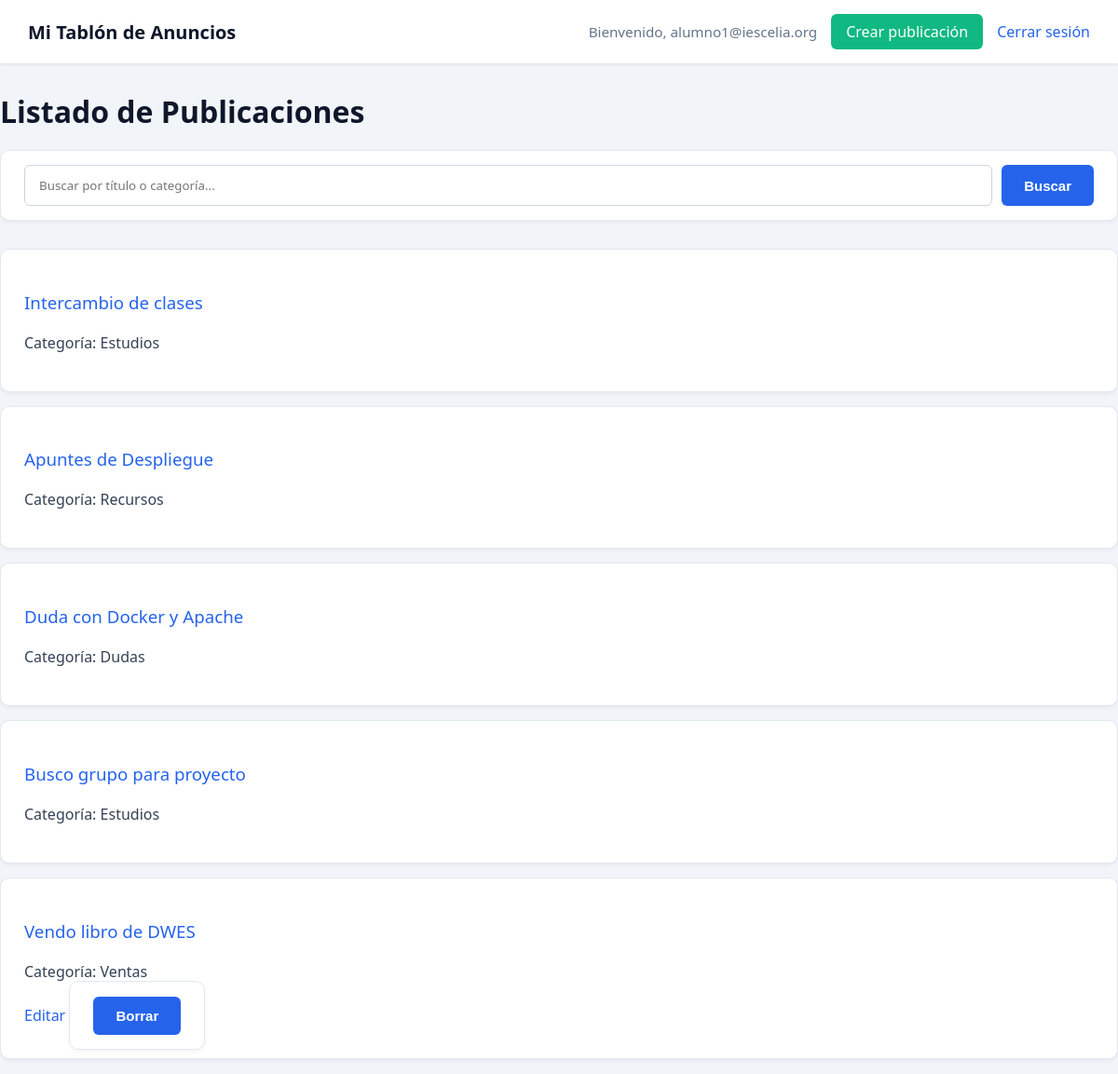
The page / (signed in) on the database its author committed.
### tables this page shows
CREATE TABLE posts (
    id INT AUTO_INCREMENT PRIMARY KEY,
    user_id INT NOT NULL,
    title VARCHAR(150) NOT NULL,
    body TEXT NOT NULL,
    category VARCHAR(50) NOT NULL,
    created_at TIMESTAMP DEFAULT CURRENT_TIMESTAMP,
    FOREIGN KEY (user_id) REFERENCES users(id) ON DELETE CASCADE
);

### src/Controllers/PostController.php (called while the page is built, shortened)
<?php
class PostController
{
    public function index(): void
    {
        $keyword = $_GET['keyword'] ?? '';
        $postModel = new Post($this->db, 'posts');
        if ($keyword !== '') {
            $posts = $postModel->search($keyword);
        } else {
            $posts = $postModel->getAll();
        }
        require __DIR__ . '/../Views/posts.php';
    }
}

### src/Core/Database.php (called while the page is built, shortened)
<?php
class Database
{
	private static ?PDO $connection = null;
	public function __construct()
	{
		if (self::$connection === null) {
			$config = require dirname(__DIR__, 2) . '/config.php';
			$database = $config['db'];
			self::$connection = new PDO(
				"mysql:host={$database['host']};dbname={$database['dbname']};charset={$database['charset']}",
				$database['user'],
				$database['pass'],
				[
					PDO::ATTR_ERRMODE => PDO::ERRMODE_EXCEPTION,
					PDO::ATTR_DEFAULT_FETCH_MODE => PDO::FETCH_ASSOC,
				]
			);
		}
	}
	public function query(string $sql, array $params = []): PDOStatement
	{
		$statement = self::$connection->prepare($sql);
		$statement->execute($params);
		return $statement;
	}
	public function fetchAll(string $sql, array $params = []): ?array
	{
		$rows = $this->query($sql, $params)->fetchAll(PDO::FETCH_ASSOC);
		return $rows === [] ? null : $rows;
	}
}

### src/Models/BaseModel.php (called while the page is built, shortened)
<?php
abstract class BaseModel
{
	public function getAll(): ?array
	{
		return $this->db->fetchAll("SELECT * FROM $this->nombreTabla ORDER BY id DESC");
	}
}

### src/Views/posts.php (the view, shortened to what this page needs)
<?php require __DIR__ . '/header.php'; ?>
<h1>Listado de Publicaciones</h1>
<form method="GET" action="/">
    <input type="text" name="keyword" placeholder="Buscar por título o categoría..."
           value="<?php echo isset($_GET['keyword']) ? htmlspecialchars($_GET['keyword'], ENT_QUOTES, 'UTF-8') : ''; ?>">
    <button type="submit">Buscar</button>
</form>
<?php if (empty($posts)): ?>
    <p>No se encontraron publicaciones.</p>
<?php else: ?>
    <ul>
        <?php foreach ($posts as $post): ?>
            <li>
                <h3>
                    <a href="/show?id=<?php echo $post['id']; ?>">
                        <?php echo htmlspecialchars($post['title'], ENT_QUOTES, 'UTF-8'); ?>
                    </a>
                </h3>
                <p>Categoría: <?php echo htmlspecialchars($post['category'], ENT_QUOTES, 'UTF-8'); ?></p>
                <?php if (isset($_SESSION['user_id']) && $_SESSION['user_id'] === $post['user_id']): ?>
                    <a href="/edit?id=<?php echo $post['id']; ?>">Editar</a>
                    <form method="POST" action="/destroy" style="display:inline;">
                        <button type="submit" onclick="return confirm('¿Seguro que deseas eliminar esta publicación?');">Borrar</button>
                    </form>
                <?php endif; ?>
            </li>
        <?php endforeach; ?>
    </ul>
<?php endif; ?>

### src/Views/header.php (style rules this page uses)
body { font-family: system-ui, -apple-system, 'Segoe UI', Roboto, sans-serif; margin: 0; padding: 0; background-color: #f1f5f9; color: #334155; }
h1, h2, h3 { color: #0f172a; margin-bottom: 20px; }
a { text-decoration: none; color: #2563eb; font-weight: 500; transition: color 0.2s ease; }
ul { list-style: none; padding: 0; display: flex; flex-direction: column; gap: 15px; }
li { background: #ffffff; padding: 25px; border-radius: 10px; box-shadow: 0 2px 4px rgba(0,0,0,0.05); border: 1px solid #e2e8f0; transition: transform 0.2s ease, box-shadow 0.2s ease; }
form { background: #ffffff; padding: 25px; border-radius: 10px; border: 1px solid #e2e8f0; box-shadow: 0 2px 4px rgba(0,0,0,0.05); margin-bottom: 30px; }
form[action="/"] { display: flex; gap: 10px; padding: 15px 25px; }
form[action="/"] input { margin: 0; flex: 1; }
form[action="/"] button { margin: 0; white-space: nowrap; }
input, textarea { width: 100%; padding: 12px 15px; margin-top: 5px; margin-bottom: 15px; border: 1px solid #cbd5e1; border-radius: 6px; box-sizing: border-box; font-family: inherit; transition: border-color 0.2s ease, box-shadow 0.2s ease; }
button, .btn { background-color: #2563eb; color: #ffffff; border: none; padding: 12px 24px; border-radius: 6px; cursor: pointer; font-size: 15px; font-weight: 600; transition: background-color 0.2s ease; display: inline-block; }

### rows shown on the page
posts: title "Intercambio de clases", category "Estudios"
posts: title "Apuntes de Despliegue", category "Recursos"
posts: title "Duda con Docker y Apache", category "Dudas"
posts: title "Busco grupo para proyecto", category "Estudios"
posts: title "Vendo libro de DWES", category "Ventas"

### other values the page prints
$_SESSION['user_email'] "alumno1@iescelia.org"
